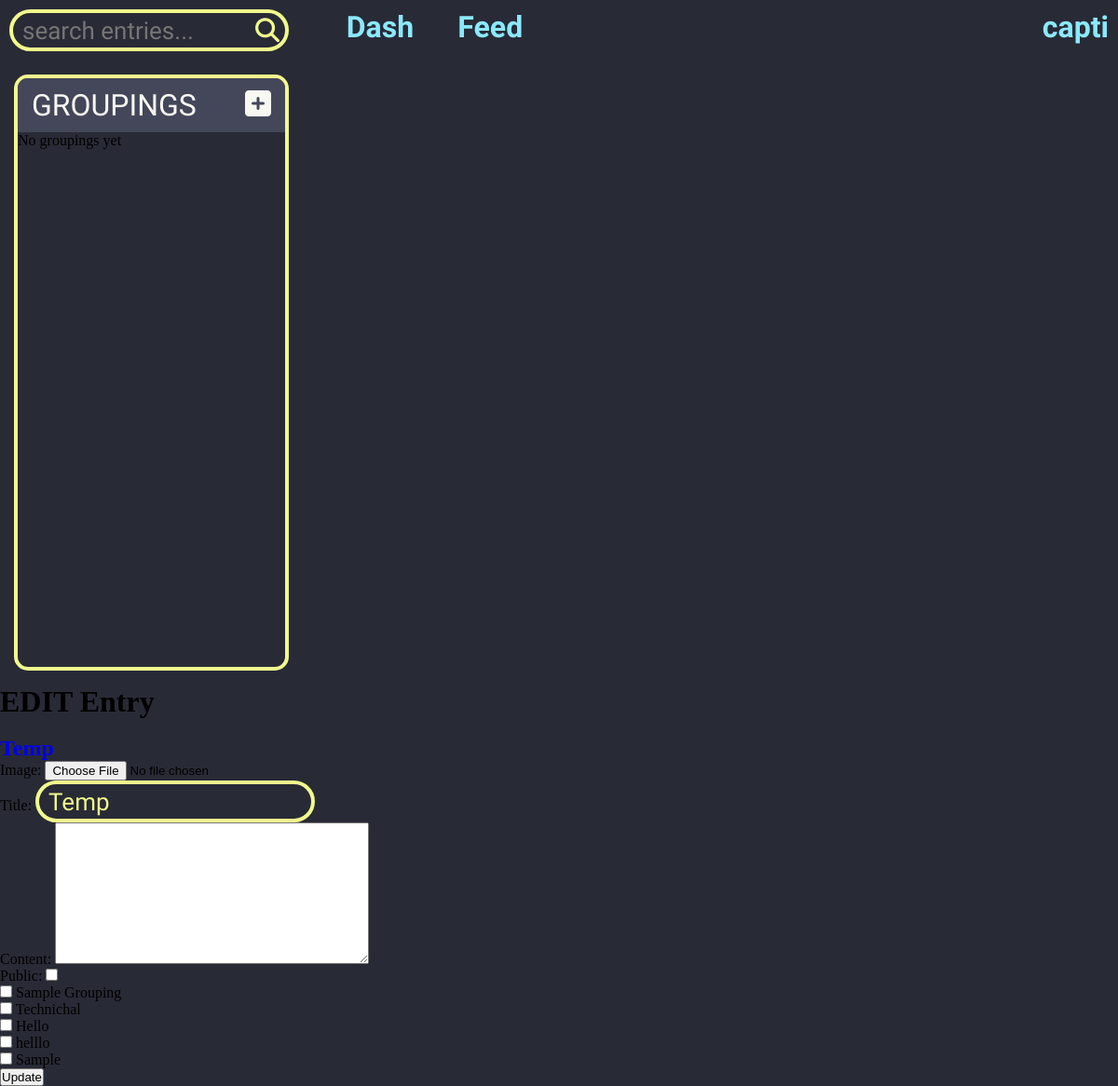
The page /entry/edit/2/ (signed in) on the database as committed earlier.
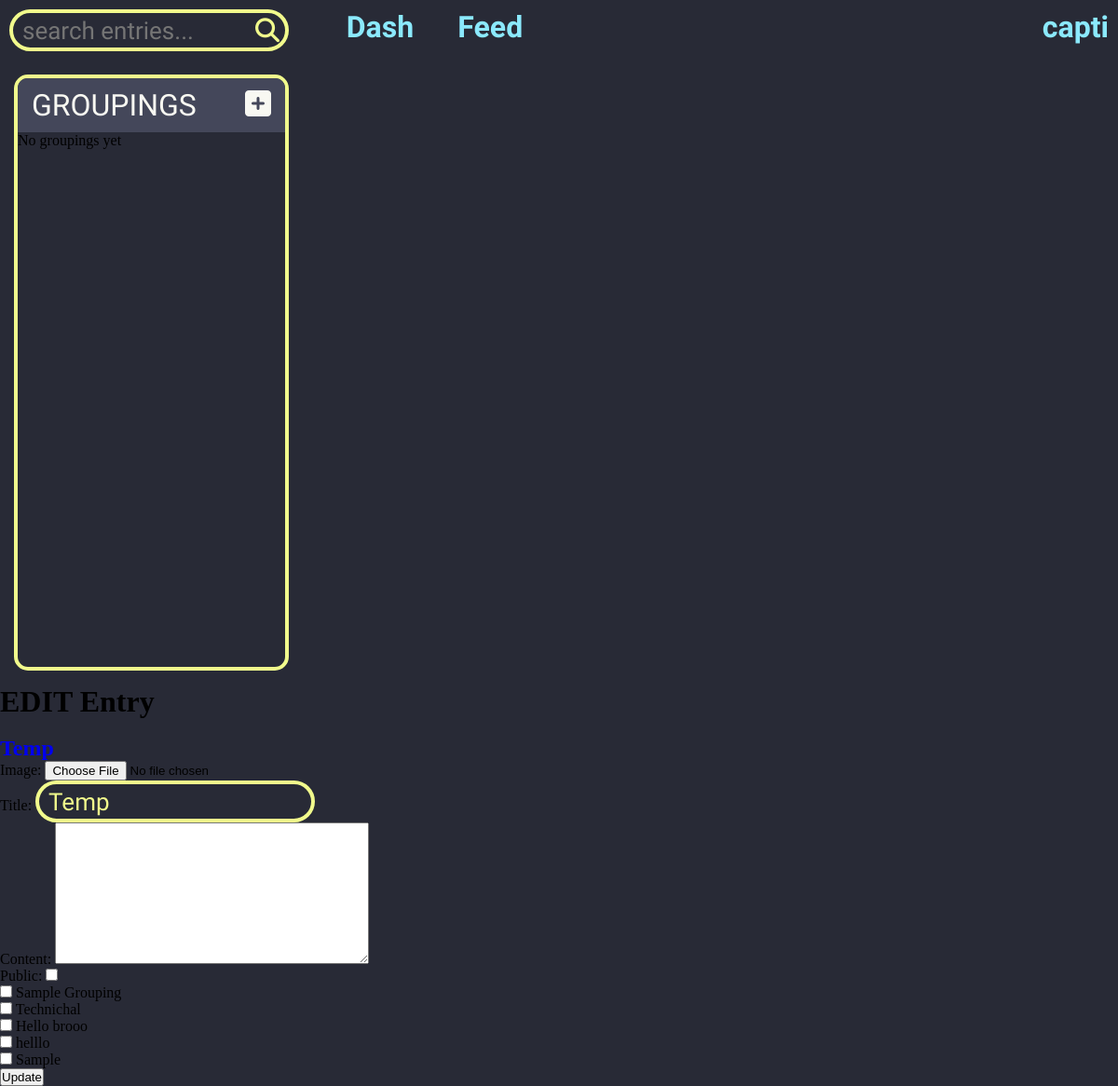
The same page on the database as committed later.
### main/models.py (models this page shows, shortened)
class Grouping(models.Model):
    title = models.CharField(max_length=60)
    done = models.BooleanField(default=False)
    user = models.ForeignKey(User, models.CASCADE, related_name="groupings")
    entries = models.ManyToManyField("Entry",blank=True,related_name="groupings")
    created = models.DateField(auto_created=True, auto_now_add=True)

class Entry(models.Model):
    image = models.ImageField(upload_to="images/entries/", blank=True)
    title = models.CharField(max_length=60,blank=False)
    content = models.TextField(blank=True)
    done = models.BooleanField(default=False)
    public = models.BooleanField(default=False)
    created = models.DateField(auto_now_add=True)
    edited = models.DateField(auto_now=True)
    user = models.ForeignKey(User, models.CASCADE,related_name="entries")
    def __str__(self):
        if self.title:
            return self.title[:15]
        else:
            return "No Title" +self.content[:10]

### main/views.py (the view, shortened to what this page needs)
# urls.py: path("entry/edit/<int:id>/", views.edit_entry),
def edit_entry(request,id):
    data = {}
    if request.user.is_authenticated:
        entry = Entry.objects.get(id = id)
        if entry.user != request.user:
            return redirect("/")
        entry_form = EntryForm(instance=entry)
        entry_form.fields["user"].widget = forms.HiddenInput()
        entry_form.data["user"] = request.user
        data["entry_form"] = entry_form
        data["entry"] = entry
    else:
        return redirect("/")
    return render(request, "main/edit_entry.html", data)

### main/forms.py
class EntryForm(ModelForm):
    class Meta:
        model = models.Entry
        exclude = ["created","edited","done"]

### templates/main/edit_entry.html (shortened to what this page needs)
{% extends 'base.html' %}
{% block content %}
    <h1>EDIT Entry</h1>
    <br>
    <a href="/entry/{{entry.id}}/">
        <h2 class="entry-title">
        </h2>
    </a>
    <form action="" method="post" enctype="multipart/form-data">
        {{entry_form.as_p}}
        {% for grouping in user.groupings.all %}
            <p>
                <input type="checkbox" name="added_to" value="{{grouping.id}}" >
                <label for="{{grouping.id}}">{{grouping.title}}</label>
            </p>
        {% endfor %}
        <input type="submit" value="Update">
    </form>
{% endblock %}

Rows that differ between the two databases and show on the page:
changed Grouping: title "Hello" → "Hello brooo"
